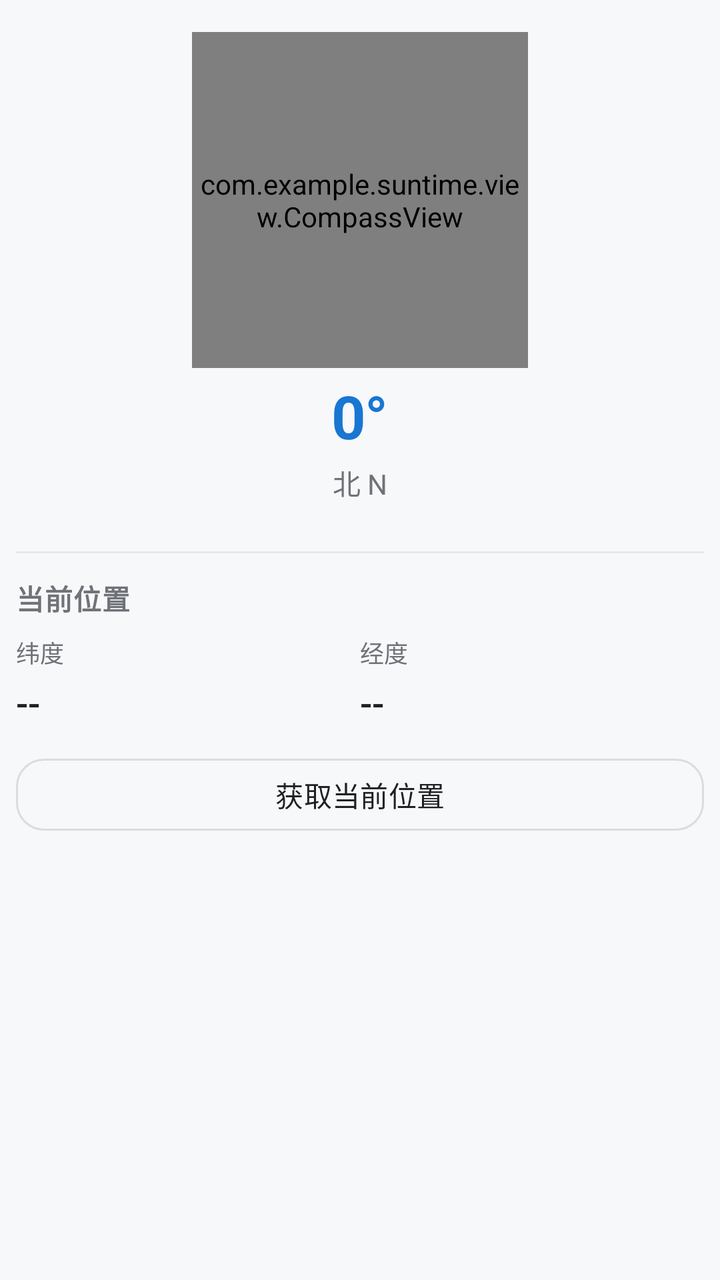
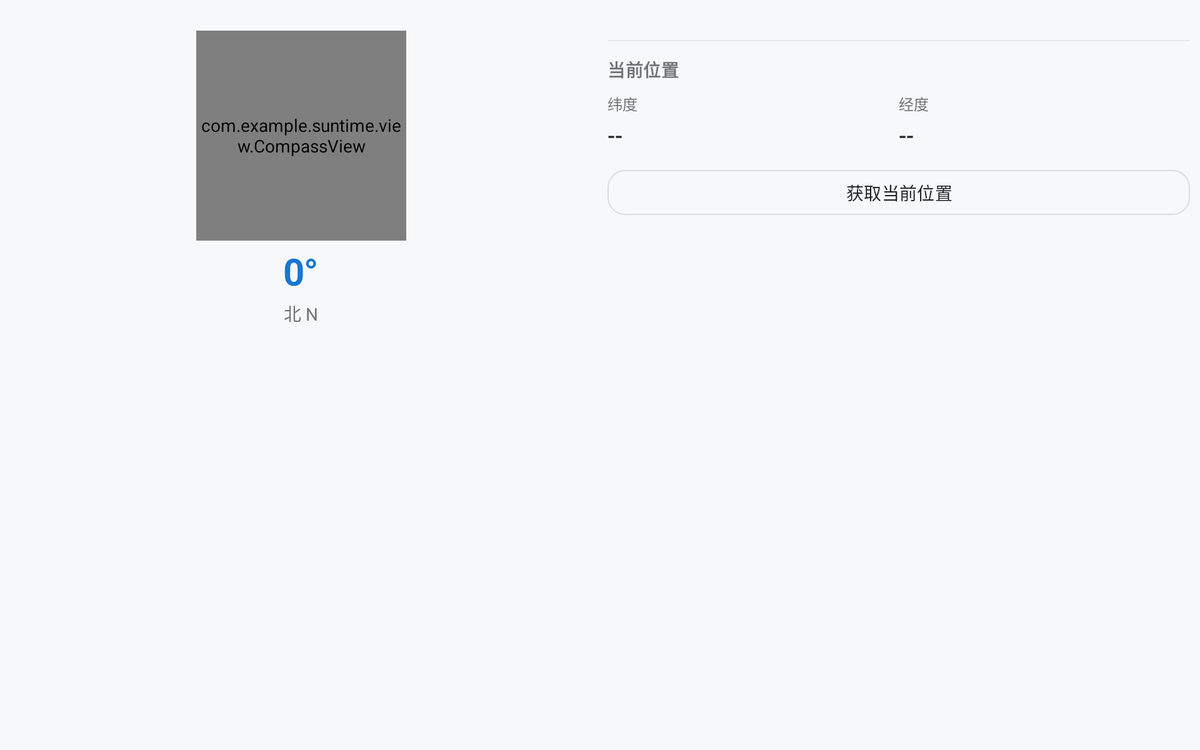

Compare how this app lays out the same screen by default and in its alternative resource folder. The renders come first, then the two layout files and the values they reference.
<!-- AndroidManifest.xml: application theme Theme.Suntime -->
<!-- res/layout/fragment_compass.xml -->
<?xml version="1.0" encoding="utf-8"?>
<ScrollView xmlns:android="http://schemas.android.com/apk/res/android"
    xmlns:app="http://schemas.android.com/apk/res-auto"
    android:layout_width="match_parent"
    android:layout_height="match_parent"
    android:background="@color/bg"
    android:fillViewport="true"
    android:scrollbars="none">

    <LinearLayout
        android:layout_width="match_parent"
        android:layout_height="wrap_content"
        android:gravity="center_horizontal"
        android:orientation="vertical"
        android:paddingStart="@dimen/page_padding_h"
        android:paddingEnd="@dimen/page_padding_h"
        android:paddingTop="@dimen/page_padding_top"
        android:paddingBottom="@dimen/space_16"
        android:maxWidth="@dimen/content_max_width"
        android:layout_gravity="center_horizontal">

        
        <com.example.suntime.view.CompassView
            android:id="@+id/compassView"
            android:layout_width="@dimen/compass_size"
            android:layout_height="@dimen/compass_size"
            android:layout_marginTop="@dimen/space_8" />

        
        <TextView
            android:id="@+id/tvHeading"
            android:layout_width="wrap_content"
            android:layout_height="wrap_content"
            android:layout_marginTop="@dimen/space_8"
            android:includeFontPadding="false"
            android:text="0°"
            android:textColor="@color/primary"
            android:textSize="@dimen/text_reading"
            android:textStyle="bold"
            android:letterSpacing="-0.02" />

        <TextView
            android:id="@+id/tvHeadingDir"
            android:layout_width="wrap_content"
            android:layout_height="wrap_content"
            android:layout_marginTop="@dimen/space_4"
            android:text="北 N"
            android:textColor="@color/text_secondary"
            android:textSize="@dimen/text_body_sm" />

        
        <View
            android:layout_width="match_parent"
            android:layout_height="1dp"
            android:layout_marginTop="@dimen/space_24"
            android:background="@color/divider" />

        
        <TextView
            android:layout_width="match_parent"
            android:layout_height="wrap_content"
            android:layout_marginTop="@dimen/space_16"
            android:text="当前位置"
            style="@style/Text.Suntime.Section" />

        <LinearLayout
            android:layout_width="match_parent"
            android:layout_height="wrap_content"
            android:layout_marginTop="@dimen/space_8"
            android:orientation="horizontal">

            <LinearLayout
                android:layout_width="0dp"
                android:layout_height="wrap_content"
                android:layout_weight="1"
                android:orientation="vertical">

                <TextView
                    android:layout_width="wrap_content"
                    android:layout_height="wrap_content"
                    android:text="纬度"
                    style="@style/Text.Suntime.Sub" />

                <TextView
                    android:id="@+id/tvLat"
                    android:layout_width="wrap_content"
                    android:layout_height="wrap_content"
                    android:layout_marginTop="@dimen/space_4"
                    android:fontFamily="sans-serif-medium"
                    android:text="--"
                    android:textColor="@color/text_primary"
                    android:textSize="@dimen/text_value" />
            </LinearLayout>

            <LinearLayout
                android:layout_width="0dp"
                android:layout_height="wrap_content"
                android:layout_weight="1"
                android:orientation="vertical">

                <TextView
                    android:layout_width="wrap_content"
                    android:layout_height="wrap_content"
                    android:text="经度"
                    style="@style/Text.Suntime.Sub" />

                <TextView
                    android:id="@+id/tvLng"
                    android:layout_width="wrap_content"
                    android:layout_height="wrap_content"
                    android:layout_marginTop="@dimen/space_4"
                    android:fontFamily="sans-serif-medium"
                    android:text="--"
                    android:textColor="@color/text_primary"
                    android:textSize="@dimen/text_value" />
            </LinearLayout>
        </LinearLayout>

        <Button
            android:id="@+id/btnLocate"
            style="@style/Widget.Suntime.Button.Outlined"
            android:layout_width="match_parent"
            android:layout_height="@dimen/button_height"
            android:layout_marginTop="@dimen/space_16"
            android:text="获取当前位置" />

        <TextView
            android:id="@+id/tvAccuracy"
            android:layout_width="match_parent"
            android:layout_height="wrap_content"
            android:layout_marginTop="@dimen/space_8"
            android:textColor="@color/text_secondary"
            android:textSize="@dimen/text_caption" />

        <TextView
            android:id="@+id/tvAddress"
            android:layout_width="match_parent"
            android:layout_height="wrap_content"
            android:layout_marginTop="@dimen/space_8"
            android:minLines="2"
            android:textColor="@color/text_primary"
            android:textSize="@dimen/text_body_sm"
            android:lineSpacingExtra="2dp" />

        <TextView
            android:id="@+id/tvAddressSource"
            android:layout_width="match_parent"
            android:layout_height="wrap_content"
            android:layout_marginTop="@dimen/space_4"
            android:textColor="@color/text_secondary"
            android:textSize="@dimen/text_caption" />

    </LinearLayout>
</ScrollView>
<!-- resources referenced by this layout -->
<resources>
  <color name="bg">#F7F8FA</color>
  <color name="divider">#E5E7EB</color>
  <color name="primary">#1976D2</color>
  <color name="text_primary">#202124</color>
  <color name="text_secondary">#6F7378</color>
  <dimen name="button_height">44dp</dimen>
  <!-- from res/values-sw200dp/ -->
  <dimen name="compass_size">168dp</dimen>
  <dimen name="content_max_width">10000dp</dimen>
  <!-- from res/values-sw200dp/ -->
  <dimen name="page_padding_h">8dp</dimen>
  <dimen name="page_padding_top">8dp</dimen>
  <!-- from res/values-sw200dp/ -->
  <dimen name="space_16">12dp</dimen>
  <dimen name="space_24">24dp</dimen>
  <dimen name="space_4">4dp</dimen>
  <dimen name="space_8">8dp</dimen>
  <dimen name="text_body_sm">14sp</dimen>
  <dimen name="text_caption">13sp</dimen>
  <!-- from res/values-sw200dp/ -->
  <dimen name="text_reading">30sp</dimen>
  <dimen name="text_value">18sp</dimen>
  <style name="Text.Suntime.Section" parent="">
          <item name="android:textSize">@dimen/text_section</item>
          <item name="android:textColor">@color/text_secondary</item>
          <item name="android:textStyle">bold</item>
          <item name="android:letterSpacing">0.02</item>
      </style>
  <style name="Text.Suntime.Sub" parent="">
          <item name="android:textSize">@dimen/text_item_sub</item>
          <item name="android:textColor">@color/text_secondary</item>
      </style>
  <style name="Widget.Suntime.Button.Outlined" parent="Widget.Material3.Button.OutlinedButton">
          <item name="cornerRadius">@dimen/radius_button</item>
          <item name="android:minHeight">44dp</item>
          <item name="android:textSize">14sp</item>
          <item name="android:textAllCaps">false</item>
          <item name="strokeColor">@color/outline</item>
          <item name="android:textColor">@color/text_primary</item>
          <item name="iconTint">@color/primary</item>
      </style>
  <style name="Theme.Suntime" parent="Theme.Suntime.Base">
          <item name="android:windowLightStatusBar">true</item>
          <item name="android:windowLightNavigationBar" tools:targetApi="o_mr1">true</item>
      </style>
  <dimen name="text_section">14sp</dimen>
  <dimen name="text_item_sub">12sp</dimen>
  <dimen name="radius_button">14dp</dimen>
  <color name="outline">#DADCE0</color>
  <color name="on_primary">#FFFFFFFF</color>
  <color name="primary_container">#E3F0FC</color>
  <color name="on_primary_container">#0F4C91</color>
  <color name="surface">#FFFFFFFF</color>
  <color name="surface_variant">#F0F2F5</color>
  <style name="Widget.Suntime.Button" parent="Widget.Material3.Button">
          <item name="cornerRadius">@dimen/radius_button</item>
          <item name="android:minHeight">44dp</item>
          <item name="android:textSize">14sp</item>
          <item name="android:letterSpacing">0.01</item>
          <item name="android:textAllCaps">false</item>
          <item name="rippleColor">@color/primary_container</item>
      </style>
  <!-- some entries are left out for length -->
</resources>
<!-- res/layout-w840dp/fragment_compass.xml (the repository's variant of the layout above) -->
<!-- drawn on a 7-inch tablet turned sideways -->
<?xml version="1.0" encoding="utf-8"?>
<ScrollView xmlns:android="http://schemas.android.com/apk/res/android"
    xmlns:app="http://schemas.android.com/apk/res-auto"
    android:layout_width="match_parent"
    android:layout_height="match_parent"
    android:background="@color/bg"
    android:fillViewport="true"
    android:scrollbars="none">

    <LinearLayout
        android:layout_width="match_parent"
        android:layout_height="wrap_content"
        android:gravity="center_horizontal"
        android:orientation="vertical"
        android:paddingStart="@dimen/page_padding_h"
        android:paddingEnd="@dimen/page_padding_h"
        android:paddingTop="@dimen/page_padding_top"
        android:paddingBottom="@dimen/space_16"
        android:maxWidth="@dimen/content_max_width"
        android:layout_gravity="center_horizontal">

        
        <LinearLayout
            android:layout_width="match_parent"
            android:layout_height="wrap_content"
            android:orientation="horizontal"
            android:gravity="center_vertical">

            
            <LinearLayout
                android:layout_width="0dp"
                android:layout_height="wrap_content"
                android:layout_weight="1"
                android:gravity="center"
                android:orientation="vertical">

                <com.example.suntime.view.CompassView
                    android:id="@+id/compassView"
                    android:layout_width="@dimen/compass_size"
                    android:layout_height="@dimen/compass_size"
                    android:layout_marginTop="@dimen/space_8" />

                <TextView
                    android:id="@+id/tvHeading"
                    android:layout_width="wrap_content"
                    android:layout_height="wrap_content"
                    android:layout_marginTop="@dimen/space_8"
                    android:includeFontPadding="false"
                    android:text="0°"
                    android:textColor="@color/primary"
                    android:textSize="@dimen/text_reading"
                    android:textStyle="bold"
                    android:letterSpacing="-0.02" />

                <TextView
                    android:id="@+id/tvHeadingDir"
                    android:layout_width="wrap_content"
                    android:layout_height="wrap_content"
                    android:layout_marginTop="@dimen/space_4"
                    android:text="北 N"
                    android:textColor="@color/text_secondary"
                    android:textSize="@dimen/text_body_sm" />
            </LinearLayout>

            
            <LinearLayout
                android:layout_width="0dp"
                android:layout_height="wrap_content"
                android:layout_weight="1"
                android:layout_marginStart="@dimen/space_16"
                android:orientation="vertical">

                <View
                    android:layout_width="match_parent"
                    android:layout_height="1dp"
                    android:layout_marginTop="@dimen/space_24"
                    android:background="@color/divider" />

                <TextView
                    android:layout_width="match_parent"
                    android:layout_height="wrap_content"
                    android:layout_marginTop="@dimen/space_16"
                    android:text="当前位置"
                    style="@style/Text.Suntime.Section" />

                <LinearLayout
                    android:layout_width="match_parent"
                    android:layout_height="wrap_content"
                    android:layout_marginTop="@dimen/space_8"
                    android:orientation="horizontal">

                    <LinearLayout
                        android:layout_width="0dp"
                        android:layout_height="wrap_content"
                        android:layout_weight="1"
                        android:orientation="vertical">

                        <TextView
                            android:layout_width="wrap_content"
                            android:layout_height="wrap_content"
                            android:text="纬度"
                            style="@style/Text.Suntime.Sub" />

                        <TextView
                            android:id="@+id/tvLat"
                            android:layout_width="wrap_content"
                            android:layout_height="wrap_content"
                            android:layout_marginTop="@dimen/space_4"
                            android:fontFamily="sans-serif-medium"
                            android:text="--"
                            android:textColor="@color/text_primary"
                            android:textSize="@dimen/text_value" />
                    </LinearLayout>

                    <LinearLayout
                        android:layout_width="0dp"
                        android:layout_height="wrap_content"
                        android:layout_weight="1"
                        android:orientation="vertical">

                        <TextView
                            android:layout_width="wrap_content"
                            android:layout_height="wrap_content"
                            android:text="经度"
                            style="@style/Text.Suntime.Sub" />

                        <TextView
                            android:id="@+id/tvLng"
                            android:layout_width="wrap_content"
                            android:layout_height="wrap_content"
                            android:layout_marginTop="@dimen/space_4"
                            android:fontFamily="sans-serif-medium"
                            android:text="--"
                            android:textColor="@color/text_primary"
                            android:textSize="@dimen/text_value" />
                    </LinearLayout>
                </LinearLayout>

                <Button
                    android:id="@+id/btnLocate"
                    style="@style/Widget.Suntime.Button.Outlined"
                    android:layout_width="match_parent"
                    android:layout_height="@dimen/button_height"
                    android:layout_marginTop="@dimen/space_16"
                    android:text="获取当前位置" />

                <TextView
                    android:id="@+id/tvAccuracy"
                    android:layout_width="match_parent"
                    android:layout_height="wrap_content"
                    android:layout_marginTop="@dimen/space_8"
                    android:textColor="@color/text_secondary"
                    android:textSize="@dimen/text_caption" />

                <TextView
                    android:id="@+id/tvAddress"
                    android:layout_width="match_parent"
                    android:layout_height="wrap_content"
                    android:layout_marginTop="@dimen/space_8"
                    android:minLines="2"
                    android:textColor="@color/text_primary"
                    android:textSize="@dimen/text_body_sm"
                    android:lineSpacingExtra="2dp" />

                <TextView
                    android:id="@+id/tvAddressSource"
                    android:layout_width="match_parent"
                    android:layout_height="wrap_content"
                    android:layout_marginTop="@dimen/space_4"
                    android:textColor="@color/text_secondary"
                    android:textSize="@dimen/text_caption" />
            </LinearLayout>
        </LinearLayout>
    </LinearLayout>
</ScrollView>
<!-- resources referenced by the variant -->
<!-- as a 7-inch tablet turned sideways resolves them -->
<resources>
  <color name="bg">#F7F8FA</color>
  <color name="divider">#E5E7EB</color>
  <color name="primary">#1976D2</color>
  <color name="text_primary">#202124</color>
  <color name="text_secondary">#6F7378</color>
  <dimen name="button_height">44dp</dimen>
  <!-- from res/values-sw200dp/ -->
  <dimen name="compass_size">168dp</dimen>
  <!-- from res/values-w840dp/ -->
  <dimen name="content_max_width">1080dp</dimen>
  <!-- from res/values-sw200dp/ -->
  <dimen name="page_padding_h">8dp</dimen>
  <dimen name="page_padding_top">8dp</dimen>
  <!-- from res/values-sw200dp/ -->
  <dimen name="space_16">12dp</dimen>
  <dimen name="space_24">24dp</dimen>
  <dimen name="space_4">4dp</dimen>
  <dimen name="space_8">8dp</dimen>
  <dimen name="text_body_sm">14sp</dimen>
  <dimen name="text_caption">13sp</dimen>
  <!-- from res/values-sw200dp/ -->
  <dimen name="text_reading">30sp</dimen>
  <dimen name="text_value">18sp</dimen>
  <style name="Text.Suntime.Section" parent="">
          <item name="android:textSize">@dimen/text_section</item>
          <item name="android:textColor">@color/text_secondary</item>
          <item name="android:textStyle">bold</item>
          <item name="android:letterSpacing">0.02</item>
      </style>
  <style name="Text.Suntime.Sub" parent="">
          <item name="android:textSize">@dimen/text_item_sub</item>
          <item name="android:textColor">@color/text_secondary</item>
      </style>
  <style name="Widget.Suntime.Button.Outlined" parent="Widget.Material3.Button.OutlinedButton">
          <item name="cornerRadius">@dimen/radius_button</item>
          <item name="android:minHeight">44dp</item>
          <item name="android:textSize">14sp</item>
          <item name="android:textAllCaps">false</item>
          <item name="strokeColor">@color/outline</item>
          <item name="android:textColor">@color/text_primary</item>
          <item name="iconTint">@color/primary</item>
      </style>
  <style name="Theme.Suntime" parent="Theme.Suntime.Base">
          <item name="android:windowLightStatusBar">true</item>
          <item name="android:windowLightNavigationBar" tools:targetApi="o_mr1">true</item>
      </style>
  <dimen name="text_section">14sp</dimen>
  <dimen name="text_item_sub">12sp</dimen>
  <dimen name="radius_button">14dp</dimen>
  <color name="outline">#DADCE0</color>
  <color name="on_primary">#FFFFFFFF</color>
  <color name="primary_container">#E3F0FC</color>
  <color name="on_primary_container">#0F4C91</color>
  <color name="surface">#FFFFFFFF</color>
  <color name="surface_variant">#F0F2F5</color>
  <style name="Widget.Suntime.Button" parent="Widget.Material3.Button">
          <item name="cornerRadius">@dimen/radius_button</item>
          <item name="android:minHeight">44dp</item>
          <item name="android:textSize">14sp</item>
          <item name="android:letterSpacing">0.01</item>
          <item name="android:textAllCaps">false</item>
          <item name="rippleColor">@color/primary_container</item>
      </style>
  <!-- some entries are left out for length -->
</resources>
